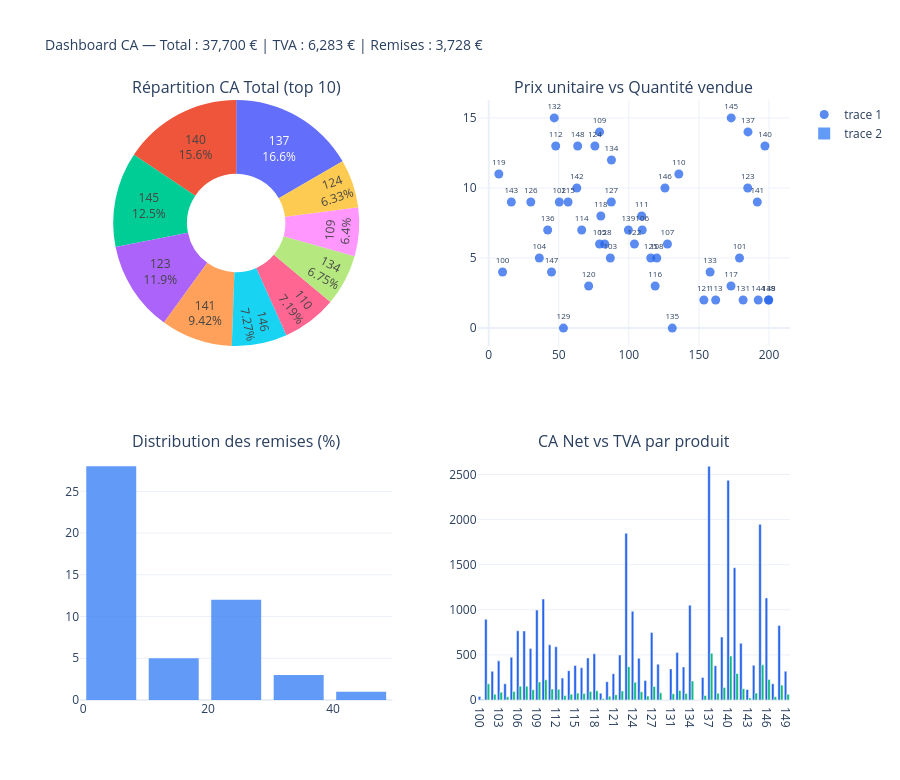

Notebook code cell kept with this figure:
### Markdown cell above
---
## 5 · Dashboard récapitulatif

### Code cell
ca_total   = df['CA_Total'].sum()
tva_tot    = df['TVA'].sum()
remise_tot = df['remise_eur'].sum()
fig = make_subplots(
    rows=2, cols=2,
    subplot_titles=(
        'Répartition CA Total (top 10)',
        'Prix unitaire vs Quantité vendue',
        'Distribution des remises (%)',
        'CA Net vs TVA par produit'
    ),
    specs=[
        [{'type': 'pie'}, {'type': 'xy'}],
        [{'type': 'xy'}, {'type': 'xy'}]
    ],
    vertical_spacing=0.18, horizontal_spacing=0.12
)
# Pie CA total
top10 = df.nlargest(10, 'CA_Total')
fig.add_trace(go.Pie(
    labels=top10['ID'], values=top10['CA_Total'],
    hole=0.4, textinfo='label+percent', showlegend=False
), row=1, col=1)

# Scatter prix / quantité
fig.add_trace(go.Scatter(
    x=df['Prix'], y=df['Quantite'],
    mode='markers+text', text=df['ID'],
    textposition='top center', textfont_size=8,
    marker=dict(color='#2563eb', size=9, opacity=0.75),
    hovertemplate='Produit %{text}<br>Prix : %{x:.2f} €<br>Qté : %{y}<extra></extra>'
), row=1, col=2)

# Histogram remises
fig.add_trace(go.Histogram(
    x=df['Remise'], nbinsx=8,
    marker_color='#3b82f6', opacity=0.8
), row=2, col=1)

# Bar CA Net vs TVA
fig.add_trace(go.Bar(
    name='CA Net', x=df['ID'], y=df['CA_Net'],
    marker_color='#2563eb', showlegend=False
), row=2, col=2)
fig.add_trace(go.Bar(
    name='TVA', x=df['ID'], y=df['TVA'],
    marker_color='#10b981', showlegend=False
), row=2, col=2)

fig.update_layout(
    title=dict(
        text=f'Dashboard CA — Total : {ca_total:,.0f} € | TVA : {tva_tot:,.0f} € | Remises : {remise_tot:,.0f} €',
        font_size=14
    ),
    template=TEMPLATE,
    height=780,
    barmode='group'
)
fig.show()

### Figure 1 — Plotly figure (JSON) as saved in the notebook; plotly's stock layout.template omitted (floating-point values rounded to 4 significant figures)
{"data": [{"domain": {"x": [0, 0.44], "y": [0.59, 1]}, "hole": 0.4, "labels": ["137", "140", "145", "123", "141", "146", "110", "134", "109", "124"], "showlegend": false, "textinfo": "label+percent", "type": "pie", "values": [3109.0, 2922.0, 2336.0, 2218.0, 1760.0, 1358.0, 1343.0, 1261.0, 1196.0, 1182.0]}, {"hovertemplate": "Produit %{text}<br>Prix : %{x:.2f} €<br>Qté : %{y}<extra></extra>", "marker": {"color": "#2563eb", "opacity": 0.75, "size": 9}, "mode": "markers+text", "text": ["100", "101", "102", "103", "104", "105", "106", "107", "108", "109", "110", "111", "112", "113", "114", "115", "116", "117", "118", "119", "120", "121", "122", "123", "124", "125", "126", "127", "128", "129", "131", "132", "133", "134", "135", "136", "137", "138", "139", "140", "141", "142", "143", "144", "145", "146", "147", "148", "149"], "textfont": {"size": 8}, "textposition": "top center", "type": "scatter", "x": [9.88, 179.0, 50.37, 86.81, 36.13, 79.09, 109.6, 127.6, 120.0, 79.12, 135.7, 109.2, 47.82, 162.0, 66.36, 56.65, 118.8, 172.9, 80.03, 7.24, 71.33, 153.6, 104.0, 184.9, 75.78, 115.6, 30.04, 87.51, 82.8, 53.34, 181.6, 46.78, 158.0, 87.6, 131.0, 42.09, 185.0, 199.9, 99.7, 197.1, 191.7, 62.86, 16.15, 192.3, 173.1, 125.8, 44.83, 63.5, 199.7], "xaxis": "x", "y": [4, 5, 9, 5, 5, 6, 7, 6, 5, 14, 11, 8, 13, 2, 7, 9, 3, 3, 8, 11, 3, 2, 6, 10, 13, 5, 9, 9, 6, 0, 2, 15, 4, 12, 0, 7, 14, 2, 7, 13, 9, 10, 9, 2, 15, 10, 4, 13, 2], "yaxis": "y"}, {"marker": {"color": "#3b82f6"}, "nbinsx": 8, "opacity": 0.8, "type": "histogram", "x": [0.0, 0.0, 30.0, 0.0, 0.0, 0.0, 0.0, 0.0, 5.0, 10.0, 25.0, 30.0, 5.0, 25.0, 30.0, 25.0, 0.0, 10.0, 20.0, 5.0, 5.0, 5.0, 20.0, 0.0, 0.0, 20.0, 20.0, 5.0, 20.0, 0.0, 5.0, 25.0, 42.0, 0.0, 0.0, 15.0, 0.0, 5.0, 0.0, 5.0, 15.0, 0.0, 20.0, 0.0, 25.0, 10.0, 0.0, 0.0, 20.0], "xaxis": "x2", "yaxis": "y2"}, {"marker": {"color": "#2563eb"}, "name": "CA Net", "showlegend": false, "type": "bar", "x": ["100", "101", "102", "103", "104", "105", "106", "107", "108", "109", "110", "111", "112", "113", "114", "115", "116", "117", "118", "119", "120", "121", "122", "123", "124", "125", "126", "127", "128", "129", "131", "132", "133", "134", "135", "136", "137", "138", "139", "140", "141", "142", "143", "144", "145", "146", "147", "148", "149"], "xaxis": "x3", "y": [39.52, 894.9, 317.3, 434.1, 180.7, 474.5, 766.9, 765.5, 569.8, 996.9, 1119.0, 611.3, 590.6, 243.0, 325.2, 382.4, 356.4, 466.9, 512.2, 75.66, 203.3, 291.8, 499.1, 1849.0, 985.1, 462.5, 216.3, 748.2, 397.4, 0.0, 345.0, 526.3, 366.6, 1051.0, 0.0, 250.4, 2591.0, 379.7, 697.9, 2435.0, 1466.0, 628.6, 116.3, 384.7, 1947.0, 1132.0, 179.3, 825.5, 319.5], "yaxis": "y3"}, {"marker": {"color": "#10b981"}, "name": "TVA", "showlegend": false, "type": "bar", "x": ["100", "101", "102", "103", "104", "105", "106", "107", "108", "109", "110", "111", "112", "113", "114", "115", "116", "117", "118", "119", "120", "121", "122", "123", "124", "125", "126", "127", "128", "129", "131", "132", "133", "134", "135", "136", "137", "138", "139", "140", "141", "142", "143", "144", "145", "146", "147", "148", "149"], "xaxis": "x3", "y": [7.9, 179.0, 63.47, 86.81, 36.13, 94.91, 153.4, 153.1, 114.0, 199.4, 223.9, 122.3, 118.1, 48.59, 65.03, 76.48, 71.27, 93.38, 102.4, 15.13, 40.66, 58.36, 99.83, 369.7, 197.0, 92.5, 43.26, 149.6, 79.49, 0.0, 68.99, 105.3, 73.31, 210.2, 0.0, 50.09, 518.1, 75.95, 139.6, 486.9, 293.3, 125.7, 23.26, 76.94, 389.4, 226.4, 35.86, 165.1, 63.9], "yaxis": "y3"}], "layout": {"annotations": [{"font": {"size": 16}, "showarrow": false, "text": "Répartition CA Total (top 10)", "x": 0.22, "xanchor": "center", "xref": "paper", "y": 1, "yanchor": "bottom", "yref": "paper"}, {"font": {"size": 16}, "showarrow": false, "text": "Prix unitaire vs Quantité vendue", "x": 0.78, "xanchor": "center", "xref": "paper", "y": 1, "yanchor": "bottom", "yref": "paper"}, {"font": {"size": 16}, "showarrow": false, "text": "Distribution des remises (%)", "x": 0.22, "xanchor": "center", "xref": "paper", "y": 0.41, "yanchor": "bottom", "yref": "paper"}, {"font": {"size": 16}, "showarrow": false, "text": "CA Net vs TVA par produit", "x": 0.78, "xanchor": "center", "xref": "paper", "y": 0.41, "yanchor": "bottom", "yref": "paper"}], "barmode": "group", "height": 780, "title": {"font": {"size": 14}, "text": "Dashboard CA — Total : 37,700 € | TVA : 6,283 € | Remises : 3,728 €"}, "xaxis": {"anchor": "y", "domain": [0.56, 1]}, "xaxis2": {"anchor": "y2", "domain": [0, 0.44]}, "xaxis3": {"anchor": "y3", "domain": [0.56, 1]}, "yaxis": {"anchor": "x", "domain": [0.59, 1]}, "yaxis2": {"anchor": "x2", "domain": [0, 0.41]}, "yaxis3": {"anchor": "x3", "domain": [0, 0.41]}}}
